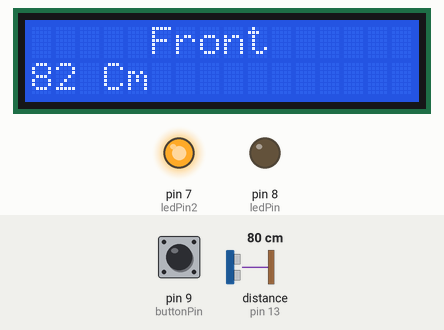
A sketch run on a simulated Arduino Uno, built with avr-gcc and run on an emulated ATmega328P. On the bench: 16×2 character LCD, output pins drawn as LEDs (lit = HIGH). Wiring (inferred from the names in the program): ultrasonic range finder: trigger pin 10; echo pin 13. Inputs (shaded band) come from the test bench; at power-on: distance to the obstacle (sensor on pin 13) 80 cm, pin 9 (buttonPin) LOW. The echo pulse lasts 58.3 µs per cm; pins used as bus, display or sensor lines are not drawn.

Above: at 4.2 s.
4.3 s: distance to the obstacle (sensor on pin 13) set to 120 cm
At 4.5 s:
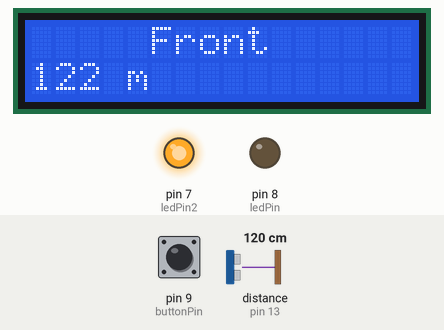
6.0 s: pin 9 (buttonPin) pulled HIGH for 0.35 s
At 6.4 s:
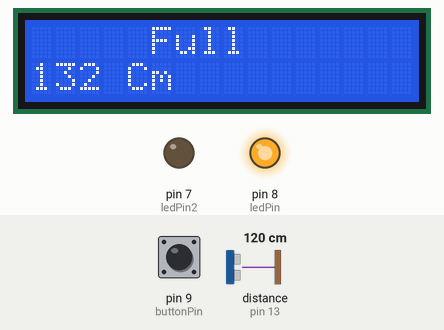
8.0 s: distance to the obstacle (sensor on pin 13) set to 2 cm
At 9.1 s:
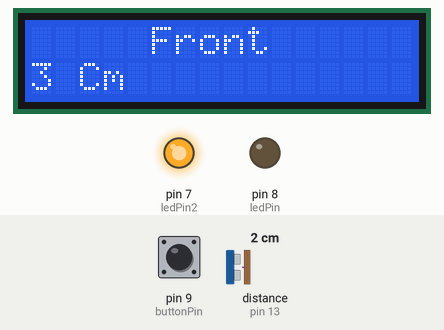
9.7 s: pin 9 (buttonPin) pulled HIGH for 1 s
At 9.94 s:
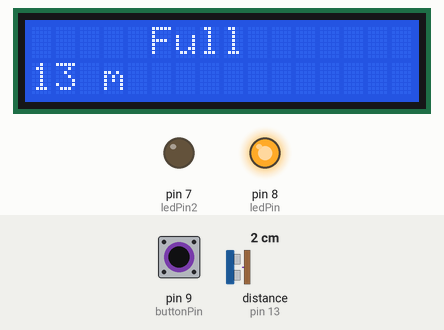
12.2 s: distance to the obstacle (sensor on pin 13) set to 250 cm
At 12.5 s:
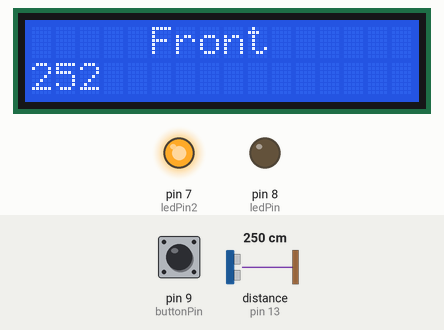
Timing chart, 0 to 15.0 s (numbered marks = the images above; inputs shaded):
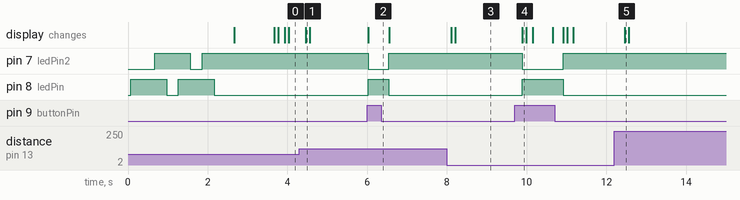

The sketch:

DisplayUltrasoundButtonLed.ino
```cpp
/*
Програма за управление на ултразвуков сензор и изписване на неговите
показания на 16/2 дисплей.Oпция да се избира с бутон дали размера да бъде от
челото или от края на уреда. Целта е да може да се мери
разстояние от стена до стена.При смяна на режима се изписва на дисплея и се
задейства светодиод ,а при другия режим автоматично се задейства друг светодиод.
Използва 11 дигитални пин-а.При първоначалната инициализация се изписва приветстващ
надпис.
*/

#include <LiquidCrystal.h> //Добавя библиотеката за 16/2 Дисплей

int buttonPin = 9; ///Включваш към дигитален пин 9 ( Бутон за избиране на размера)
int ledPin = 8;     //Светодиод към дигитален пин 8
int ledPin2 = 7;    //Светодиод към дигитален пин 7
int pingPin = 10;    //Включваш към дигитален пин 10 (triger)(Ultrasonic Sensor)
int inPin = 13;       //Включваш към дигитален пин 13 (echo)(Ultrasonic Sensor)
long microseconds;
long CM;
long cm;
char* topRow[]= {"Welcome to... ","Full","Front","Ultrasonic Line"} ;
/*Създава се масив с string-ове и после само се посочва номера на string-a
и позицията от която да се изпише. */

/*  "CM " умишлено е тип long ,защото сантиметрите в 4 метра са 4000
и иначе няма да показва коректно данните на дисплей-а. Примерно ако променливата
е int то тя е само до 255 и обхвата и не стига.Ситуацията е същата и с
променливата microseconds като там е необходим дори по - голям обхват */

LiquidCrystal lcd(12, 11, 5, 4, 3, 2); //Пинове за работа с Display-a
/*
 Схемата на свързване на Display-a е следната :

 * LCD RS пин към дигитален пин 12
 * LCD Enable пин към дигитален пин 11
 * LCD D4 пин към дигитален пин 5
 * LCD D5 пин към дигитален пин 4
 * LCD D6 пин към дигитален пин 3
 * LCD D7 пин към дигитален пин 2
 * LCD R/W пин към 0 (GND)

  10K Тример или потенциометър:
 * Свързва се към +5V и 0 (GND) - левия и десният му крака
 * средния му крак към LCD VO пин (пин 3)
 С това се определя поляризацията на кристала и по този начин се определя
 колко да е тъмно или светло черното на буквите.Важно е да се направи правилно.
 без него не работи.
*/

void setup () {
  pinMode (buttonPin ,INPUT);
  pinMode (ledPin ,OUTPUT);
  pinMode (ledPin2 ,OUTPUT);

  lcd.begin (16,2);
  lcd.setCursor (2,0);
  lcd.print (topRow[0]);
  lcd.setCursor (0,1);
  lcd.print (topRow[3]);
  digitalWrite (ledPin ,HIGH); //Включи Led1
  delay (300);
  digitalWrite (ledPin2,LOW); // Изключи Led2
  delay (300);
  digitalWrite (ledPin2,HIGH);
  delay (300);
  digitalWrite (ledPin,LOW);
  delay (300);
  digitalWrite (ledPin ,HIGH); //Включи Led1
  delay (300);
  digitalWrite (ledPin2,LOW); // Изключи Led2
  delay (300);
  digitalWrite (ledPin2,HIGH);
  delay (300);
  digitalWrite (ledPin,LOW);
  delay (500);
  lcd.clear();


}

void loop () {

  long duration, inches;     /*Цикъла служи за задействане на сензорите и
                                   смятане на разстоянието*/

digitalWrite(pingPin, LOW);
delayMicroseconds(2);
digitalWrite(pingPin, HIGH);
delayMicroseconds(10);
digitalWrite(pingPin, LOW);
delayMicroseconds(2);
pinMode(pingPin, OUTPUT);
pinMode(inPin, INPUT);
duration = pulseIn(inPin, HIGH);
cm = microsecondsToCentimeters(duration);


/* Определя поведението на измерванията
    според това дали бутона е натиснат или не*/

if (digitalRead (buttonPin) == HIGH)
  {
    lcd.setCursor (5,0);  //Избира позицията от която да се изпише string-a
     lcd.print (topRow[1]); //Избира самия string
     lcd.print ("       "); //Празни символи за да се избегне мигането с lcd.clear
 digitalWrite (ledPin ,HIGH); //Включи Led1
 digitalWrite (ledPin2,LOW); // Изключи Led2


  CM = (cm+2)+10; //Когато бутона е натиснат добавя размера на устройството (10cm)
                   //,като по този начин размера е от гърба на уреда.

}

else {

  lcd.setCursor (5,0); //Избира се позицията от която да изпише string-a
  lcd.print (topRow[2]) ; //Избира се необходимия String
  lcd.print ("           "); //Празни символи за да няма примигване на екрана с lcd.clear
  digitalWrite (ledPin2 ,HIGH); //Включи Led2
  digitalWrite (ledPin ,LOW); // Изключи Led1


    CM = (cm + 2);   //Добавя 2 Cm като това е,
                     // челния размер с корекцията за точност

}
  lcd.setCursor (0,1);
  lcd.print (CM);
  lcd. print (" ");
 delay(100);
  lcd.print ("Cm");
  lcd.print ("         ");

  /*Няколко празни символа за да трият резултата от
                      предишното измерване и да не остават паразитни cm -та*/

 delay(150); } //Закъснение докато цялата програма се повтори.


long microsecondsToCentimeters(long microseconds)

{

  return microseconds / 29 / 2;


}
```

Measured:
- after the input at 4.3 s, the display: changes after 0.15 s (image 1)
- after the input at 6.0 s, pin 7 (ledPin2): HIGH → LOW at once, → HIGH 0.52 s later; pin 8 (ledPin): LOW → HIGH at once, → LOW 0.52 s later; the display: changes at once (image 2)
- after the input at 8.0 s, the display: first changes after 0.11 s (image 3 shows a later state)
- after the input at 9.7 s, pin 7 (ledPin2): HIGH → LOW after 0.19 s, → HIGH 1.0 s later; pin 8 (ledPin): LOW → HIGH after 0.19 s, → LOW 1.0 s later; the display: changes after 0.20 s (image 4)
- after the input at 12.2 s, the display: changes after 0.26 s (image 5)
